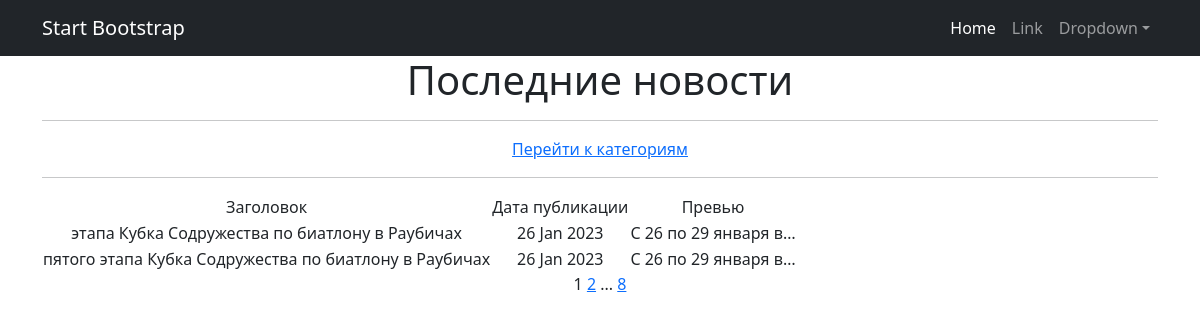
Page /news/ on the committed database.
### news/models.py (models this page shows, shortened)
class Post(models.Model):
    heading = models.CharField(max_length=100)
    text = models.CharField(max_length=1000)
    author = models.ForeignKey(Author, on_delete=models.CASCADE)
    type = models.CharField(max_length=2,
                            choices=TYPES)
    create_time = models.DateTimeField(auto_now_add=True)
    rating = models.IntegerField(default=0)
    category = models.ManyToManyField(Category, through='PostCategory')

### news/views.py (the view)
# urls.py: path('', PostsList.as_view(), name='post_list'),
class PostsList(ListView):
    model = Post
    ordering = '-create_time'
    template_name = 'posts.html'
    context_object_name = 'posts'
    paginate_by = 2

### templates/posts.html (shortened to what this page needs)
{% extends 'flatpages/default.html' %}
{% block content %}
   <h1>Последние новости</h1>
   <hr>
    <a href="categories">Перейти к категориям</a>
    <hr>
       <table>
           <tr>
               <td>Заголовок</td>
               <td>Дата публикации</td>
               <td>Превью</td>
           </tr>
           {% for post in posts %}
           <tr>
               <td>{{ post.heading }}</td>
               <td>{{ post.create_time|date:'d M Y' }}</td>
               <td>{{ post.text|truncatechars:20 }}</td>
           </tr>
           {% endfor %}
       </table>
   {{ page_obj.number }}
   {% if page_obj.has_next %}
       <a href="?page={{ page_obj.next_page_number }}">{{ page_obj.next_page_number }}</a>
       {% if paginator.num_pages != page_obj.next_page_number %}
           ...
           <a href="?page={{ page_obj.paginator.num_pages }}">{{ page_obj.paginator.num_pages }}</a>
       {% endif %}
   {% endif %}
{% endblock content %}

### rows in the picture
Post: heading "этапа Кубка Содружества по биатлону в Раубичах", create_time "26 Jan 2023", text "С 26 по 29 января в…"
Post: heading "пятого этапа Кубка Содружества по биатлону в Раубичах", create_time "26 Jan 2023", text "С 26 по 29 января в…"

### other values in the picture
{{ page_obj.number }} "1"
{{ page_obj.next_page_number }} "2"
{{ page_obj.paginator.num_pages }} "8"
